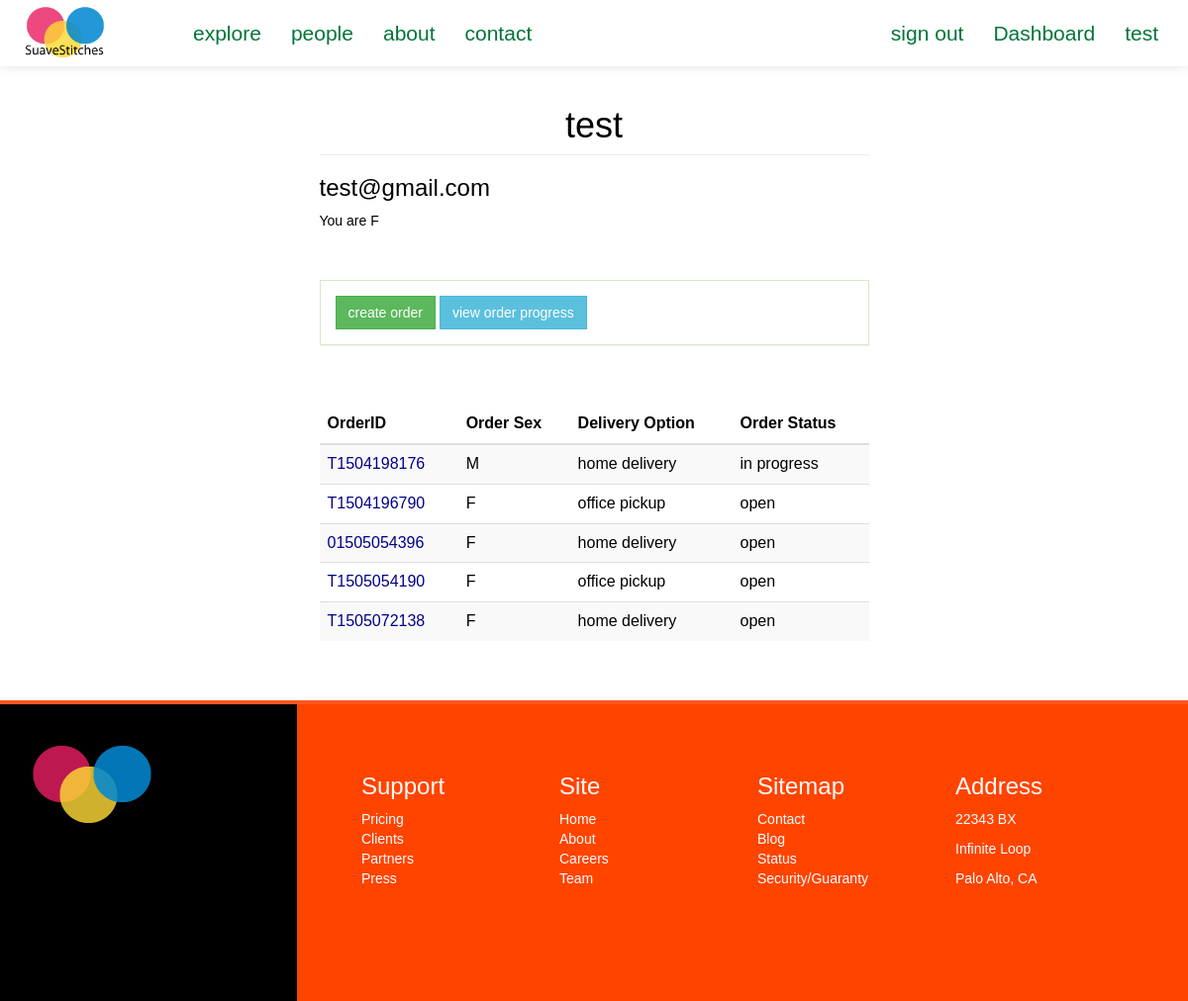
The page /suave/dashboard/ (signed in) on the database as committed earlier.
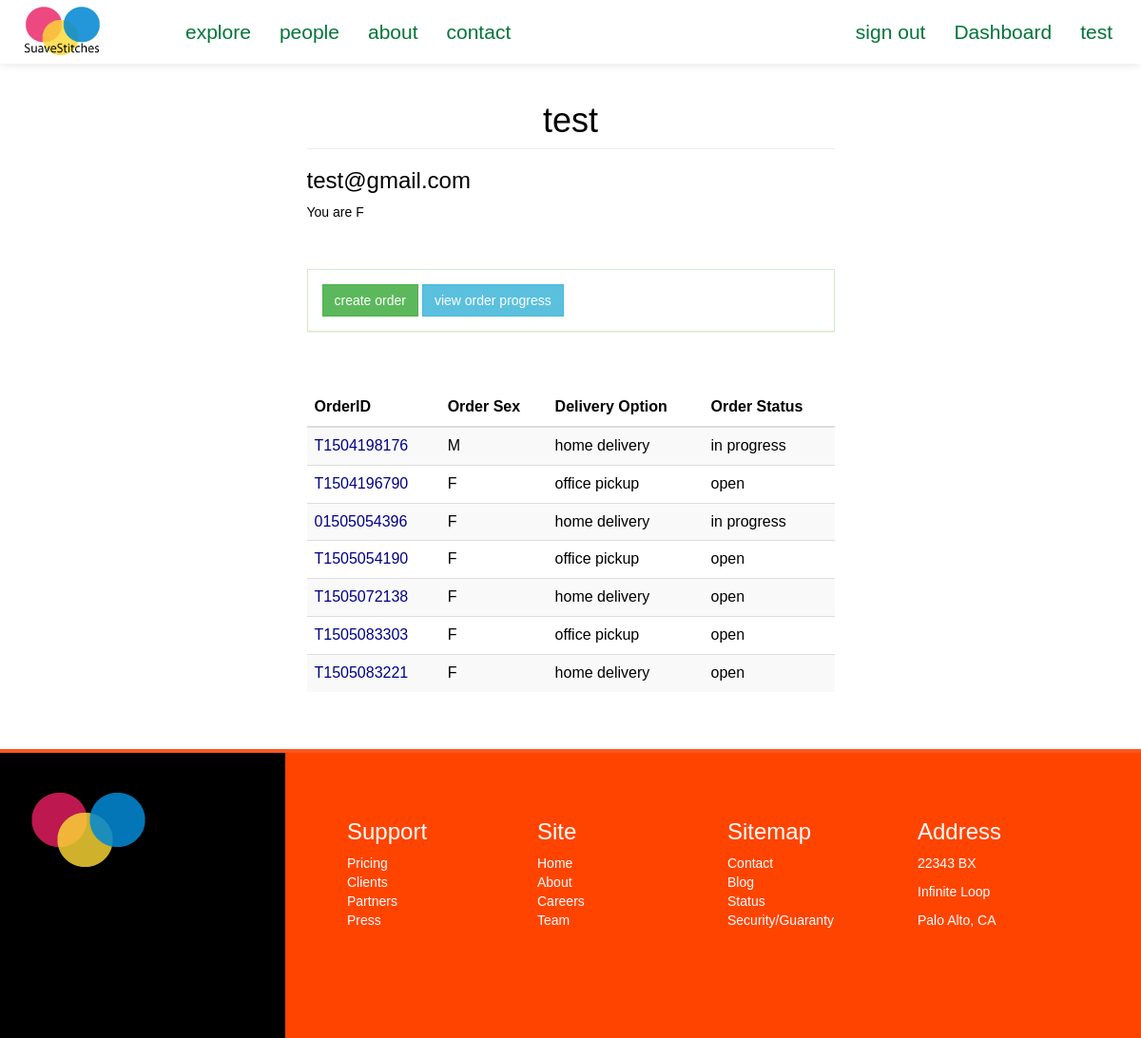
The same page on the database as committed later.
### suave/models.py (models this page shows)
class Order(models.Model):
	client = models.ForeignKey(Client, null=True)
	sizetable = models.ForeignKey(SizeTable, null=True)
	tailor = models.ForeignKey(Tailor, null=True)
	fabric = models.CharField(max_length=50, null=True)
	style = models.CharField(max_length=100, null=True)
	main_order_id = models.CharField(max_length=15, null=True)
	details = models.CharField(max_length=250, null=True) #*
	delivery_option = models.CharField(max_length=100, null=True)
	service_option = models.CharField(max_length=100, null=True)
	sex = models.CharField(max_length=2, default=' ')
	status = models.CharField(max_length=20, default='OPEN') #*
	cost = models.IntegerField(default=0000) # final cost of order
	date = models.DateField(auto_now_add=True)

### suave/views.py (the view)
@login_required
def clientDashboard(request):
	context = {}
	context['title'] = 'SuaveStitches Nigeria'
	client = Client.objects.get(user=request.user)
	if request.session['new_user_check'] == 1:
		context['new_user_check'] = True
		request.session['new_user_check'] = 2
	context['orders'] = Order.objects.filter(client=client)
	return render(request, 'i/client/dashboard.html', context)

### templates/i/client/dashboard.html (shortened to what this page needs)
{% extends "i/layout/base.html" %}
{% block main_section %}
	<div class="col-lg-6 col-lg-offset-3">
		<h1 class="page-header">{{ user.username }}</h1>
		<h3>{{ user.email }}</h3>
		<p>You are {{ user.client.sex }}</p>
		<br><br>
		<div class="dashboard-button-panel panel panel-body panel-success">
			<a href="{% url 'suave:createOrder' %}" class="btn btn-success">create order</a>
			<a href="" class="btn btn-info">view order progress</a>
		</div>
		<br><br>
		{% if orders %}
			<table class="table table-striped table-hover">
				<thead>
					<tr>
						<th>OrderID</th>
						<th>Order Sex</th>
						<th>Delivery Option</th>
						<th>Order Status</th>
					</tr>
				</thead>
				<tbody>
					{% for order in orders %}
					<tr>
						<td style="color:#008"><span>{{ order.main_order_id }}</span></td>
						<td>{{ order.sex }}</td>
						<td>{{ order.delivery_option|lower }}</td>
						<td>{{ order.status|lower }}</td>
					</tr>
					{% endfor %}
				</tbody>
			</table>
		{% endif %}
		<br><br>
	</div>
{% endblock %}

Rows that differ between the two databases and show on the page:
changed Order (number 3 of 7 on the later page): status "open" → "in progress"
added Order: main_order_id "T1505083303", sex "F", delivery_option "office pickup", status "open"
added Order: main_order_id "T1505083221", sex "F", delivery_option "home delivery", status "open"
